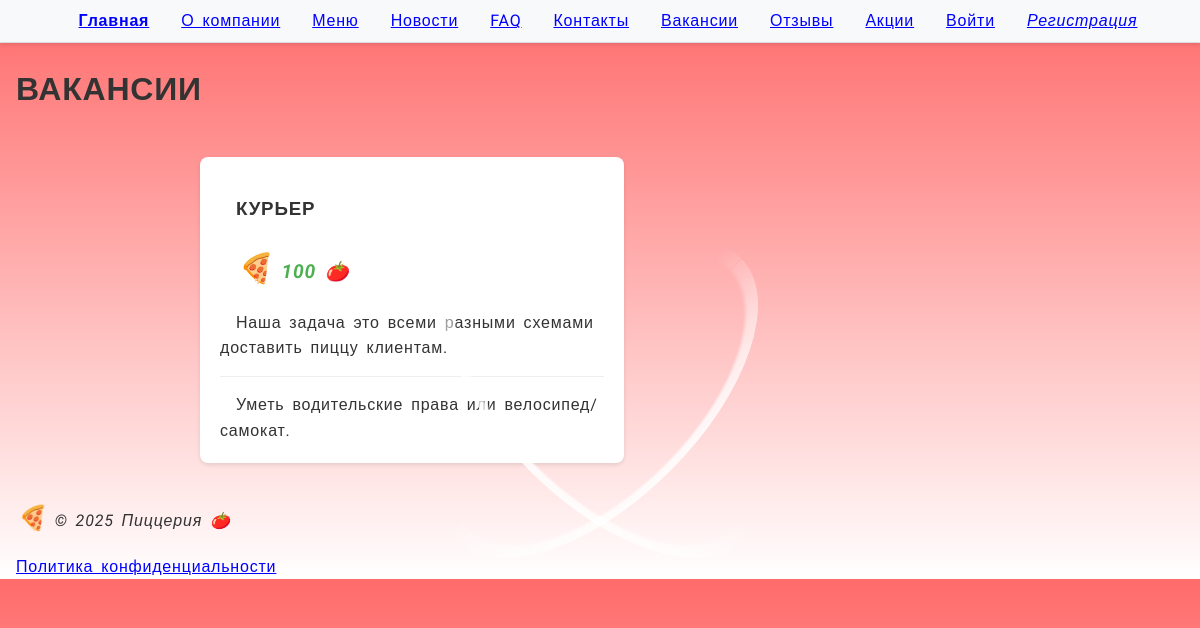
Screenshot of /jobs/ with the database file from the repository.
### pizza/models.py (models this page shows, shortened)
class Vacancy(models.Model):
    title = models.CharField(max_length=100)
    description = models.TextField()
    requirements = models.TextField()
    salary = models.CharField(max_length=50)
    is_active = models.BooleanField(default=True)

### pizza/views.py (the view)
# urls.py: path('jobs/', views.jobs_view, name='jobs'),
def jobs_view(request):
    vacancies = Vacancy.objects.filter(is_active=True)
    return render(request, 'pizza/jobs.html', {'vacancies': vacancies})

### pizza/templates/pizza/jobs.html (shortened to what this page needs)
{% extends 'pizza/base.html' %}
{% block content %}
<div class="container">
    <h1>Вакансии</h1>
    <div class="vacancies-list">
        {% for vacancy in vacancies %}
        <div class="vacancy-item">
            <h3>{{ vacancy.title }}</h3>
            <p class="salary">{{ vacancy.salary }}</p>
            <div class="description">{{ vacancy.description }}</div>
            <div class="requirements">{{ vacancy.requirements }}</div>
        </div>
        {% empty %}
        <p>Нет доступных вакансий</p>
        {% endfor %}
    </div>
</div>
{% endblock %}

### static/style.css (style rules this page uses)
body { font-family: 'Roboto', Arial, sans-serif; background: linear-gradient(to bottom, #ff6b6b, #ffffff); margin: 0; padding: 0; color: #333; line-height: 1.6; text-indent: 1em; word-spacing: 0.2em; letter-spacing: 0.05em; hyphens: auto; }
h1, h2, h3 { text-transform: uppercase; font-kerning: normal; font-variant: small-caps; }
p::first-letter { font-size: 150%; color: #ff6b6b; }
p::first-line { font-style: italic; }
p::before { content: "🍕 "; }
p::after { content: " 🍅"; }
@media (min-width: 1024px) { body { font-size: 16px; } }
.vacancy-item { float: left; width: 48%; margin-right: 2%; margin-bottom: 20px; background: white; padding: 20px; border-radius: 8px; box-shadow: 0 2px 4px rgba(0,0,0,0.1); }
.vacancies-list::after { content: ""; display: table; clear: both; }

### pizza/templates/pizza/jobs.html (style rules this page uses)
.vacancies-list { max-width: 800px; margin: 0 auto; }
.vacancy-item { margin: 20px 0; padding: 20px; background: white; border-radius: 8px; box-shadow: 0 2px 4px rgba(0,0,0,0.1); }
.salary { color: #4CAF50; font-weight: bold; font-size: 1.2em; }
.requirements { margin-top: 15px; padding-top: 15px; border-top: 1px solid #eee; }

### rows the page displays
Vacancy: title "КУРЬЕР", salary "100", description "Наша задача это всеми разными схемами доставить пиццу клиентам.", requirements "Уметь водительские права или велосипед/самокат."
